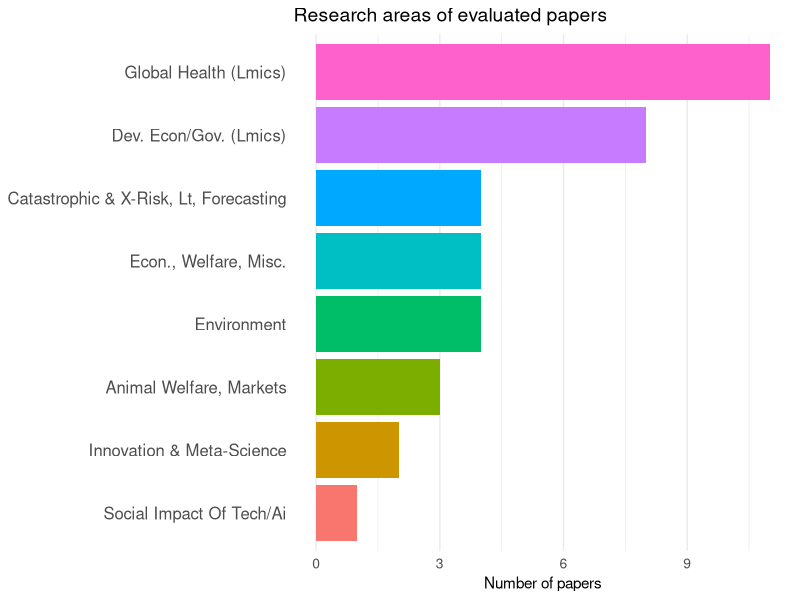
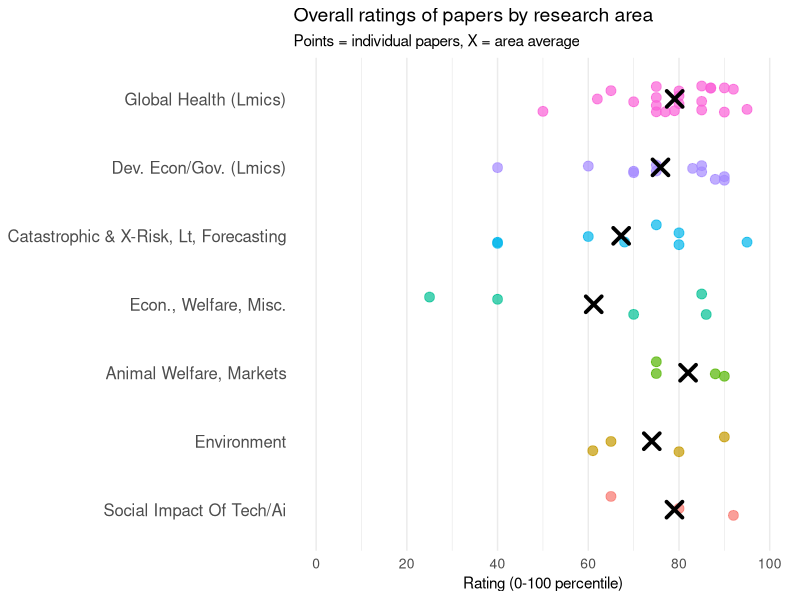
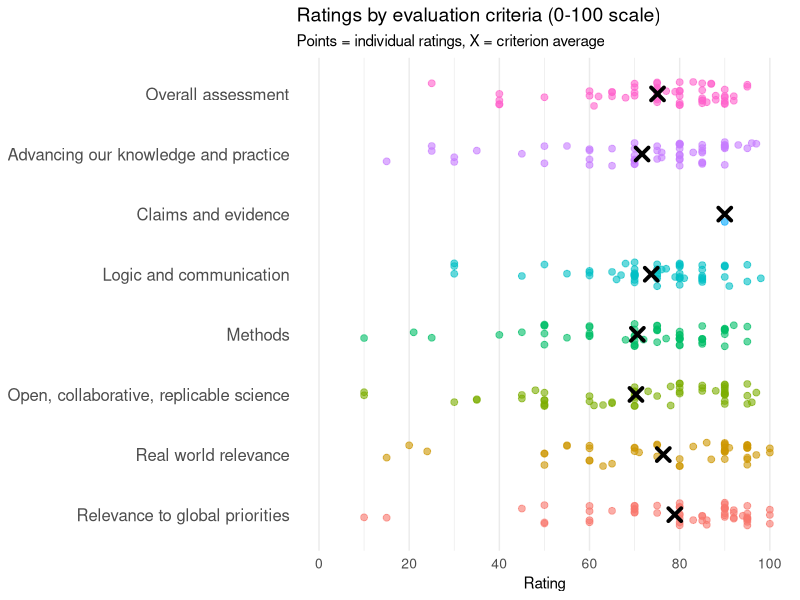
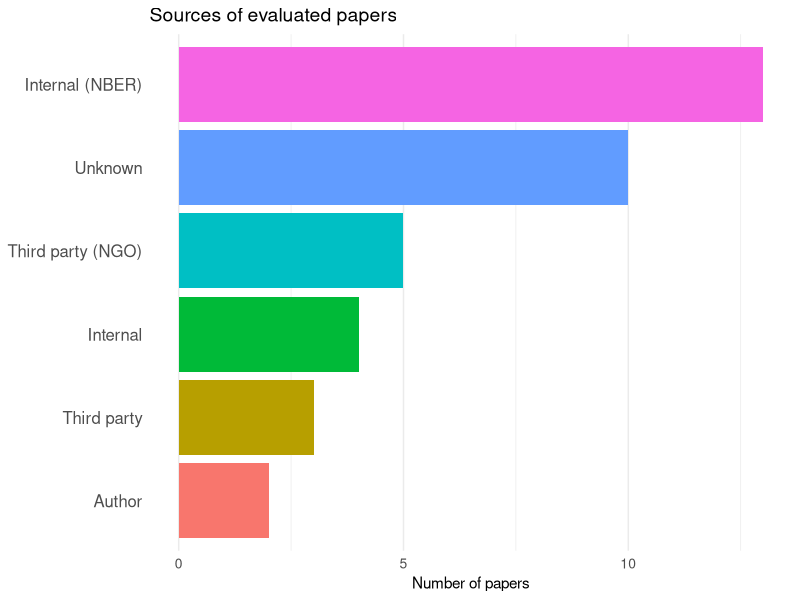

Reproduce these figures in R, in order.
## ---- chunk 1
#| label: setup
#| include: false

library(dplyr)
library(ggplot2)
library(forcats)
library(stringr)
library(knitr)
library(here)

research <- readr::read_csv(here("data/research.csv"), show_col_types = FALSE)
ratings <- readr::read_csv(here("data/rsx_evalr_rating.csv"), show_col_types = FALSE) |>
  mutate(
    middle_rating = as.numeric(middle_rating),
    lower_CI = as.numeric(lower_CI),
    upper_CI = as.numeric(upper_CI)
  )

res_ratings <- inner_join(ratings, research,
                          by = join_by(research == label_paper_title))

my_theme <- theme_minimal() +
      theme(
        legend.position = "none",
        panel.grid.major.y = element_blank(),
        panel.grid.minor.y = element_blank(),
        axis.text.y = element_text(size = 12),
        axis.text.x = element_text(size = 10),
        plot.title = element_text(size = 14)
      )
theme_set(my_theme)

criteria_titles <- c(
  "overall"         = "Overall assessment",
  "adv_knowledge"   = "Advancing our knowledge and practice",
  "methods"         = "Methods",
  "logic_comms"     = "Logic and communication",
  "real_world"      = "Real world relevance",
  "gp_relevance"    = "Relevance to global priorities",
  "claims"          = "Claims and evidence",
  "open_sci"        = "Open, collaborative, replicable science",
  "merits_journal"  = "Deserved journal tier",
  "journal_predict" = "Predicted journal tier"
)
## ---- chunk 2
#| label: summary
#| echo: false

evaled <- research |>
  filter(status == "50_published evaluations (on PubPub, by Unjournal)")

n_papers <- nrow(evaled)
n_evals <- n_distinct(select(res_ratings, research, evaluator))
n_areas <- n_distinct(evaled$main_cause_cat_abbrev, na.rm = TRUE)
## ---- chunk 3
#| label: areas-plot
#| echo: false
#| fig-width: 8
#| fig-height: 5

evaled |>
  filter(!is.na(main_cause_cat_abbrev)) |>
  mutate(
    area = str_to_title(main_cause_cat_abbrev),
    area = fct_infreq(area),
    area = fct_rev(area)
  ) |>
  ggplot(aes(y = area, fill = area)) +
    geom_bar() +
    labs(
      title = "Research areas of evaluated papers",
      x = "Number of papers",
      y = NULL
    )
## ---- chunk 4
#| label: areas-table
#| echo: false

evaled |>
  filter(!is.na(main_cause_cat_abbrev)) |>
  count(Area = str_to_title(main_cause_cat_abbrev), name = "Papers") |>
  arrange(desc(Papers)) |>
  kable()
## ---- chunk 5
#| label: ratings-plot
#| echo: false
#| fig-width: 9
#| fig-height: 6

plot_data <- res_ratings |>
  filter(criteria == "overall") |>
  filter(!is.na(main_cause_cat_abbrev)) |>
  mutate(
    area = str_to_title(main_cause_cat_abbrev)
  )

# Calculate means
means <- plot_data |>
  group_by(area) |>
  summarize(mean_rating = mean(middle_rating, na.rm = TRUE), .groups = "drop")

# Reorder by frequency for both datasets
area_order <- plot_data |> count(area, sort = TRUE) |> pull(area) |> rev()
plot_data <- plot_data |> mutate(area = factor(area, levels = area_order))
means <- means |> mutate(area = factor(area, levels = area_order))

ggplot(plot_data, aes(y = area, x = middle_rating)) +
  geom_jitter(aes(color = area), height = 0.2, width = 0, alpha = 0.7, size = 3) +
  geom_point(data = means, aes(x = mean_rating, y = area),
             shape = 4, size = 4, stroke = 2, color = "black") +
  scale_x_continuous(breaks = seq(0, 100, 20), limits = c(0, 100)) +
  theme(legend.position = "none") +
  labs(
    title = "Overall ratings of papers by research area",
    subtitle = "Points = individual papers, X = area average",
    x = "Rating (0-100 percentile)",
    y = NULL
  )
## ---- chunk 6
#| label: ratings-table
#| echo: false

res_ratings |>
  filter(criteria == "overall") |>
  select(Paper = research, Area = main_cause_cat_abbrev,
         Rating = middle_rating, `Lower CI` = lower_CI, `Upper CI` = upper_CI) |>
  mutate(Area = str_to_title(Area)) |>
  arrange(desc(Rating)) |>
  kable(digits = 1)
## ---- chunk 7
#| label: criteria-plot
#| echo: false
#| fig-width: 9
#| fig-height: 7

criteria_data <- res_ratings |>
  filter(criteria %in% names(criteria_titles)) |>
  filter(!criteria %in% c("merits_journal", "journal_predict")) |>
  mutate(
    criteria_label = criteria_titles[criteria],
    criteria_label = fct_relevel(criteria_label, "Overall assessment"),
    criteria_label = fct_rev(criteria_label)
  )

means <- criteria_data |>
  group_by(criteria_label) |>
  summarize(mean_rating = mean(middle_rating, na.rm = TRUE))

ggplot(criteria_data, aes(y = criteria_label, x = middle_rating, color = criteria_label)) +
  geom_jitter(height = 0.2, width = 0, alpha = 0.6, size = 2) +
  geom_point(data = means, aes(x = mean_rating, y = criteria_label),
             shape = 4, size = 3, stroke = 2, color = "black", inherit.aes = FALSE) +
  scale_x_continuous(breaks = seq(0, 100, 20), limits = c(0, 100)) +
  scale_color_discrete() +
  theme(legend.position = "none") +
  labs(
    title = "Ratings by evaluation criteria (0-100 scale)",
    subtitle = "Points = individual ratings, X = criterion average",
    x = "Rating",
    y = NULL
  )
## ---- chunk 8
#| label: criteria-table
#| echo: false

res_ratings |>
  filter(criteria %in% names(criteria_titles)) |>
  mutate(Criteria = criteria_titles[criteria]) |>
  group_by(Criteria) |>
  summarize(
    `Mean` = mean(middle_rating, na.rm = TRUE),
    `Median` = median(middle_rating, na.rm = TRUE),
    `Min` = min(middle_rating, na.rm = TRUE),
    `Max` = max(middle_rating, na.rm = TRUE),
    `N` = n()
  ) |>
  arrange(desc(Mean)) |>
  kable(digits = 1)
## ---- chunk 9
#| label: sources-plot
#| echo: false
#| fig-width: 8
#| fig-height: 5

evaled |>
  mutate(
    Source = case_match(source_main,
      "internal-NBER"                ~ "Internal (NBER)",
      "internal-from-syllabus-agenda-policy-database" ~ "Internal",
      "suggested - internally"       ~ "Internal",
      "submitted (by author(s))"     ~ "Author",
      "suggested - externally"       ~ "Third party",
      "suggested - externally - NGO" ~ "Third party (NGO)",
      .default = "Unknown"
    ),
    Source = fct_infreq(Source),
    Source = fct_rev(Source)
  ) |>
  ggplot(aes(y = Source, fill = Source)) +
    geom_bar() +
    labs(
      title = "Sources of evaluated papers",
      x = "Number of papers",
      y = NULL
    )
## ---- chunk 10
#| label: sources-table
#| echo: false

evaled |>
  mutate(
    Source = case_match(source_main,
      "internal-NBER"                ~ "Internal (NBER)",
      "internal-from-syllabus-agenda-policy-database" ~ "Internal",
      "suggested - internally"       ~ "Internal",
      "submitted (by author(s))"     ~ "Author",
      "suggested - externally"       ~ "Third party",
      "suggested - externally - NGO" ~ "Third party (NGO)",
      .default = "Unknown"
    )
  ) |>
  count(Source, name = "Papers") |>
  arrange(desc(Papers)) |>
  kable()
## ---- chunk 11
#| label: all-papers
#| echo: false

evaled |>
  select(Paper = label_paper_title, Area = main_cause_cat_abbrev,
         Status = publication_status, Source = source_main) |>
  mutate(Area = str_to_title(Area)) |>
  arrange(Paper) |>
  kable()
